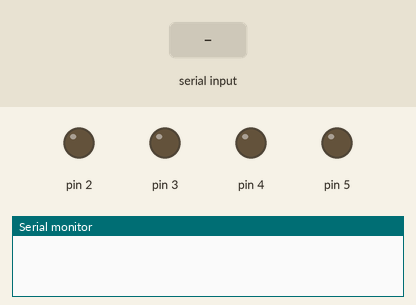
A sketch run on a simulated Arduino Uno, built with avr-gcc and run on an emulated ATmega328P. Parts: output pins drawn as LEDs (lit = HIGH), the last lines printed to the serial monitor. Inputs (shaded band) come from the test bench.

Above: at 1.2 s.
1.3 s: "b\n" received over Serial
At 2.1 s:
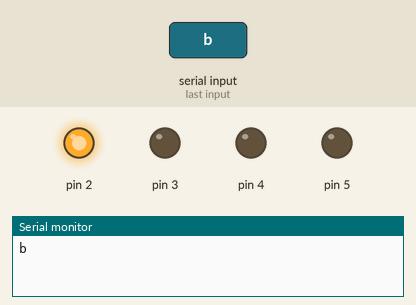
2.8 s: byte 100 ('d') received over Serial
At 3.2 s:
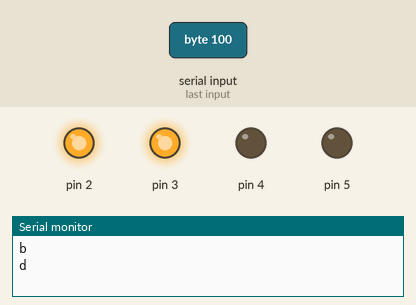
4.3 s: byte 97 ('a') received over Serial
At 5.5 s:
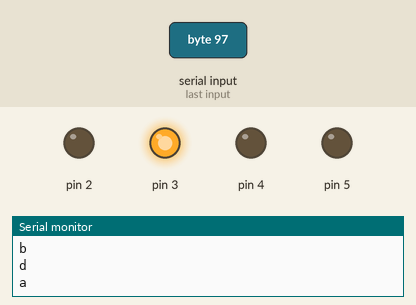
5.8 s: byte 102 ('f') received over Serial
At 6.7 s:
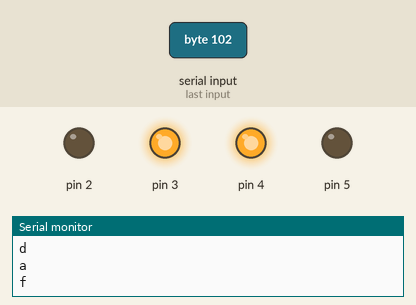
7.3 s: byte 99 ('c') received over Serial
At 7.9 s:
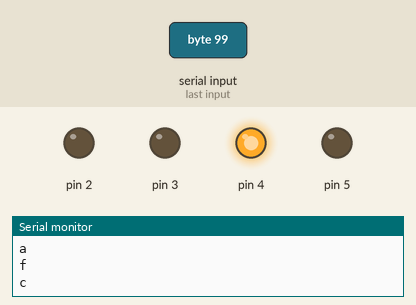
8.8 s: byte 104 ('h') received over Serial
At 10.2 s:
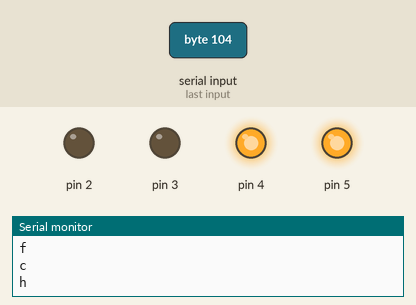
Timing chart, 0 to 11.3 s (numbered marks = the images above; inputs shaded):
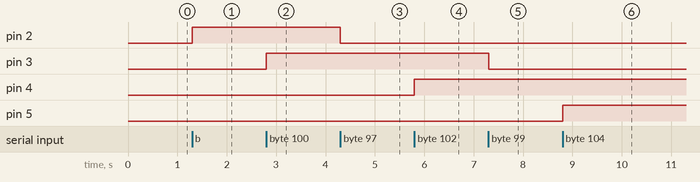

The sketch:

script.ino
```cpp
char data = 0;
void setup()
{
Serial.begin(9600);
pinMode(2, OUTPUT);
pinMode(3, OUTPUT);
pinMode(4, OUTPUT);
pinMode(5, OUTPUT);
}
void loop()
{
if(Serial.available() > 0)
{
data = Serial.read();
Serial.print(data);
Serial.print("\n");
if(data == 'b')
digitalWrite(2, HIGH);
else if(data == 'a')
digitalWrite(2, LOW);

  if(data == 'd')
digitalWrite(3, HIGH);
else if(data == 'c')
digitalWrite(3, LOW);

if(data == 'f')
digitalWrite(4, HIGH);
else if(data == 'e')
digitalWrite(4, LOW);

if(data == 'h')
digitalWrite(5, HIGH);
else if(data == 'g')
digitalWrite(5, LOW);
}

}
```

Measured:
- after the input at 1.3 s, pin 2: LOW → HIGH at once
- after the input at 2.8 s, pin 3: LOW → HIGH at once
- after the input at 4.3 s, pin 2: HIGH → LOW at once
- after the input at 5.8 s, pin 4: LOW → HIGH at once
- after the input at 7.3 s, pin 3: HIGH → LOW at once
- after the input at 8.8 s, pin 5: LOW → HIGH at once
